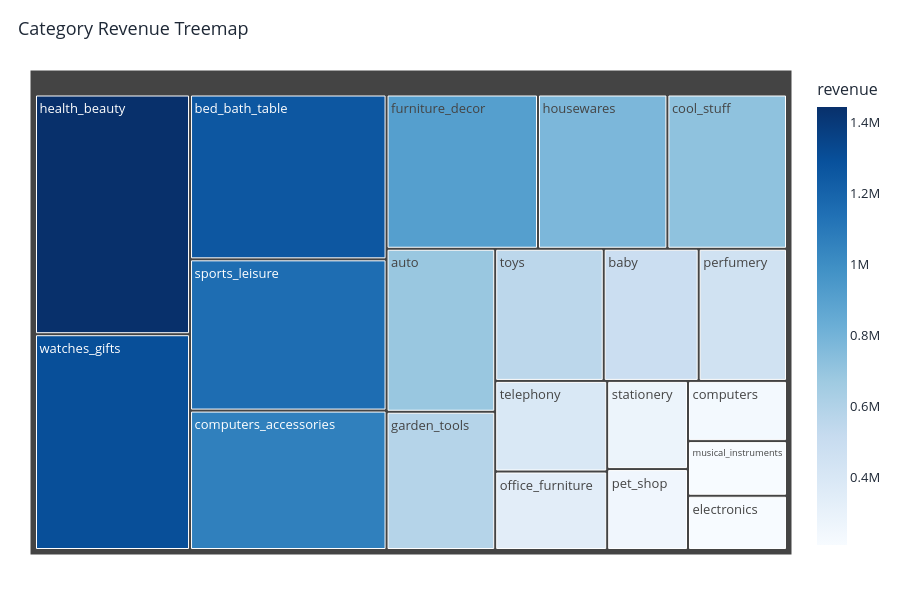

The notebook cell this image was saved under:
### Markdown cell above
# 9. Category Treemap


A treemap shows category gross payment value as rectangles.

Chart design:

- bigger box = more revenue
- color intensity also follows revenue
- useful for visually spotting dominant categories

### Code cell
# ============================================================
# 10. CATEGORY TREEMAP
# ============================================================

# Select top 20 categories so the treemap remains readable.
treemap_df = category_revenue.head(20).reset_index()

# Create treemap.
# path defines the hierarchy; here we only have one level: category.
# values controls the size of each box.
fig = px.treemap(
    treemap_df,
    path=[category_column],
    values="revenue",
    color="revenue",
    color_continuous_scale="Blues",
    hover_data=["orders"],
)

# Apply chart styling.
fig = style_chart(fig, "Category Gross Payment Value Treemap", height=600)

# Display chart.
fig.show()

show_insight(
    "Treemap Insight",
    [
        f"The largest block is {top_category}.",
        f"{top_category} generated {format_currency(top_category_revenue)}.",
        "The visual size of each block represents revenue contribution.",
    ],
    "The treemap quickly shows which categories dominate marketplace revenue and which categories are smaller contributors."
)

### Figure 1 — Plotly figure (JSON) as saved in the notebook; plotly's stock layout.template omitted (floating-point values rounded to 4 significant figures)
{"data": [{"branchvalues": "total", "customdata": [["8810", 1443000.0], ["5584", 1299000.0], ["9385", 1258000.0], ["7668", 1154000.0], ["6679", 1064000.0], ["6350", 907000.0], ["5812", 775100.0], ["3589", 716400.0], ["3891", 687600.0], ["3479", 583200.0], ["3841", 556900.0], ["2870", 487300.0], ["3145", 453200.0], ["4177", 393900.0], ["1263", 341200.0], ["2288", 276700.0], ["1701", 253900.0], ["180", 231400.0], ["623", 210000.0], ["2542", 208500.0]], "domain": {"x": [0, 1], "y": [0, 1]}, "hovertemplate": "labels=%{label}<br>revenue_sum=%{value}<br>parent=%{parent}<br>id=%{id}<br>orders=%{customdata[0]}<br>revenue=%{color}<extra></extra>", "ids": ["health_beauty", "watches_gifts", "bed_bath_table", "sports_leisure", "computers_accessories", "furniture_decor", "housewares", "cool_stuff", "auto", "garden_tools", "toys", "baby", "perfumery", "telephony", "office_furniture", "stationery", "pet_shop", "computers", "musical_instruments", "electronics"], "labels": ["health_beauty", "watches_gifts", "bed_bath_table", "sports_leisure", "computers_accessories", "furniture_decor", "housewares", "cool_stuff", "auto", "garden_tools", "toys", "baby", "perfumery", "telephony", "office_furniture", "stationery", "pet_shop", "computers", "musical_instruments", "electronics"], "marker": {"coloraxis": "coloraxis", "colors": [1443000.0, 1299000.0, 1258000.0, 1154000.0, 1064000.0, 907000.0, 775100.0, 716400.0, 687600.0, 583200.0, 556900.0, 487300.0, 453200.0, 393900.0, 341200.0, 276700.0, 253900.0, 231400.0, 210000.0, 208500.0]}, "name": "", "parents": ["", "", "", "", "", "", "", "", "", "", "", "", "", "", "", "", "", "", "", ""], "type": "treemap", "values": [1443000.0, 1299000.0, 1258000.0, 1154000.0, 1064000.0, 907000.0, 775100.0, 716400.0, 687600.0, 583200.0, 556900.0, 487300.0, 453200.0, 393900.0, 341200.0, 276700.0, 253900.0, 231400.0, 210000.0, 208500.0]}], "layout": {"coloraxis": {"colorbar": {"title": {"text": "revenue"}}, "colorscale": [[0, "rgb(247,251,255)"], [0.125, "rgb(222,235,247)"], [0.25, "rgb(198,219,239)"], [0.375, "rgb(158,202,225)"], [0.5, "rgb(107,174,214)"], [0.625, "rgb(66,146,198)"], [0.75, "rgb(33,113,181)"], [0.875, "rgb(8,81,156)"], [1, "rgb(8,48,107)"]]}, "font": {"color": "#1f2937", "size": 13}, "height": 600, "legend": {"orientation": "h", "tracegroupgap": 0, "y": 1.08}, "margin": {"b": 45, "l": 30, "r": 30, "t": 70}, "paper_bgcolor": "white", "plot_bgcolor": "white", "title": {"text": "Category Revenue Treemap", "x": 0.02}, "xaxis": {"showgrid": false, "zeroline": false}, "yaxis": {"gridcolor": "#e5e7eb", "zeroline": false}}}
